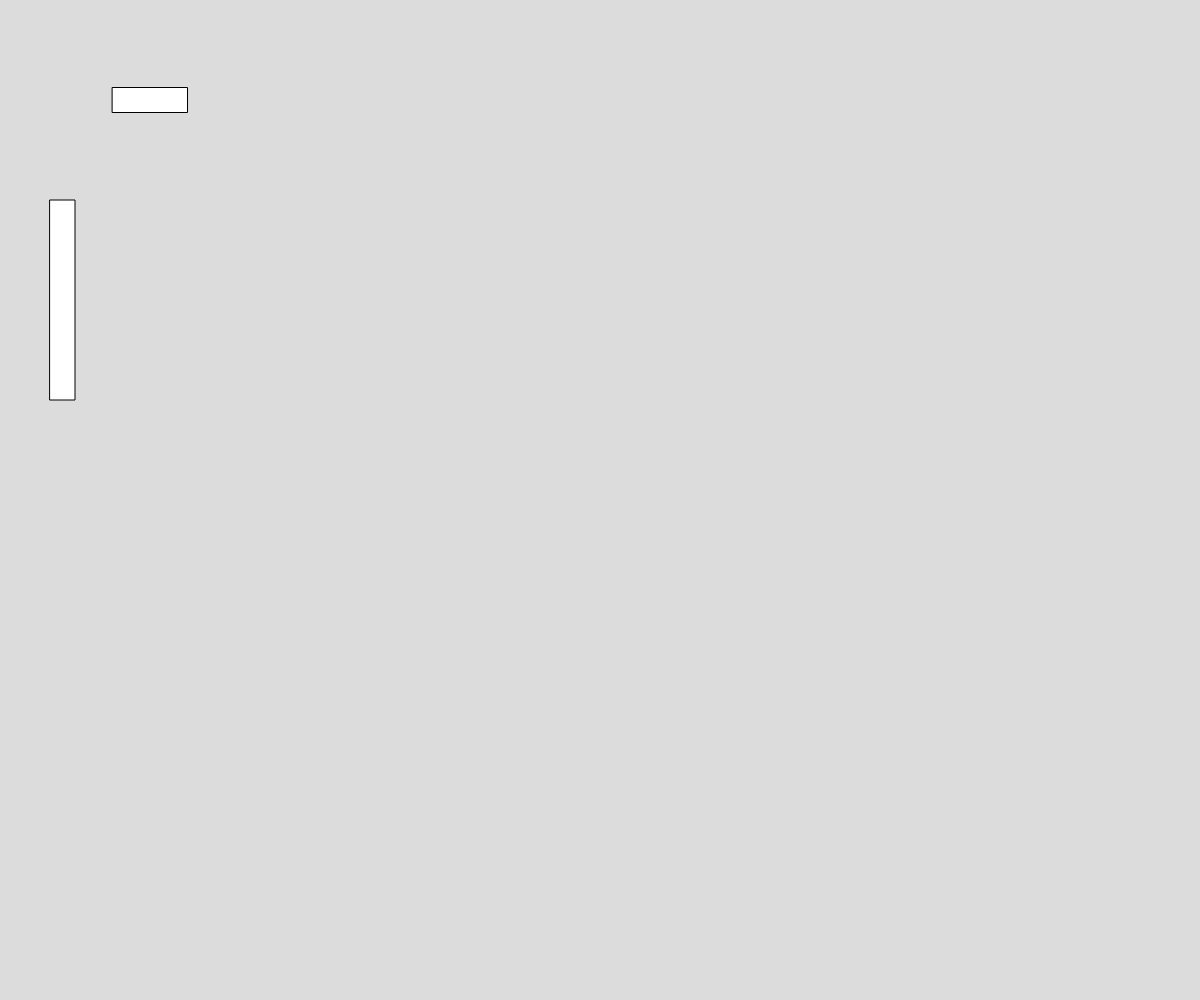
Frame 1 (no input)
Frame 60 (no input): identical to frame 1, image omitted
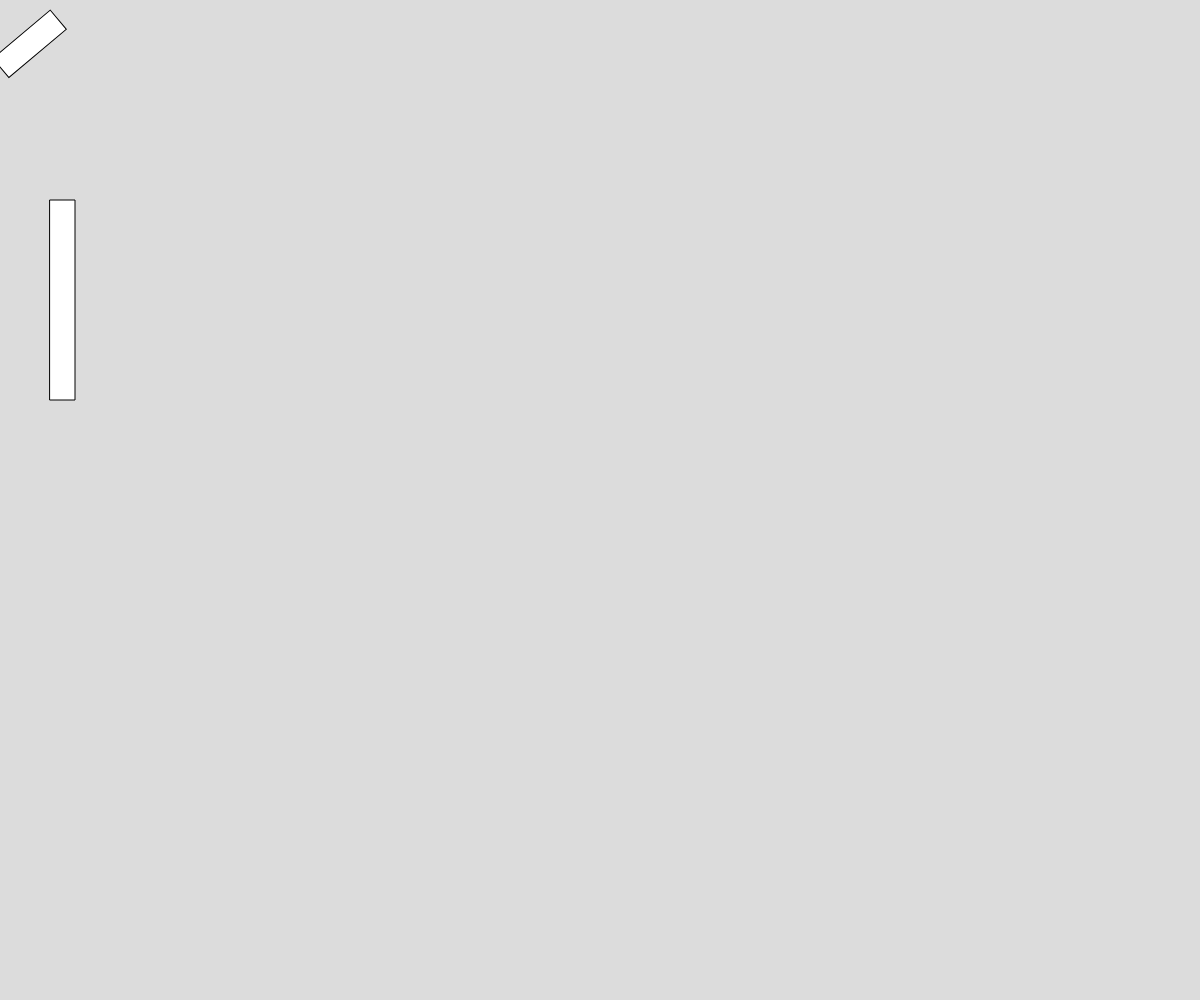
Frame 120 (the mouse pressed at the canvas centre since frame 60)

The p5.js sketch that drew these frames (run headless with seeded random() and noise() and a simulated clock; from frame 60 on, the mouse is pressed at the canvas centre):

// p5.js sketch
// ── sketch.js
// Project Title
// Your Name
// Date
//
// Extra for Experts:
// - describe what you did to take this project "above and beyond"


function setup() {
  createCanvas(windowWidth, windowHeight);
  angleMode(DEGREES);
}

function draw() {
  background(220);
  push();
  translate(100,50);
  rotate(mouseY);
  rectMode(CENTER);
  rect(50, 50, 75, 25);
  pop();

  rect(50,200, 25, 200);
}
